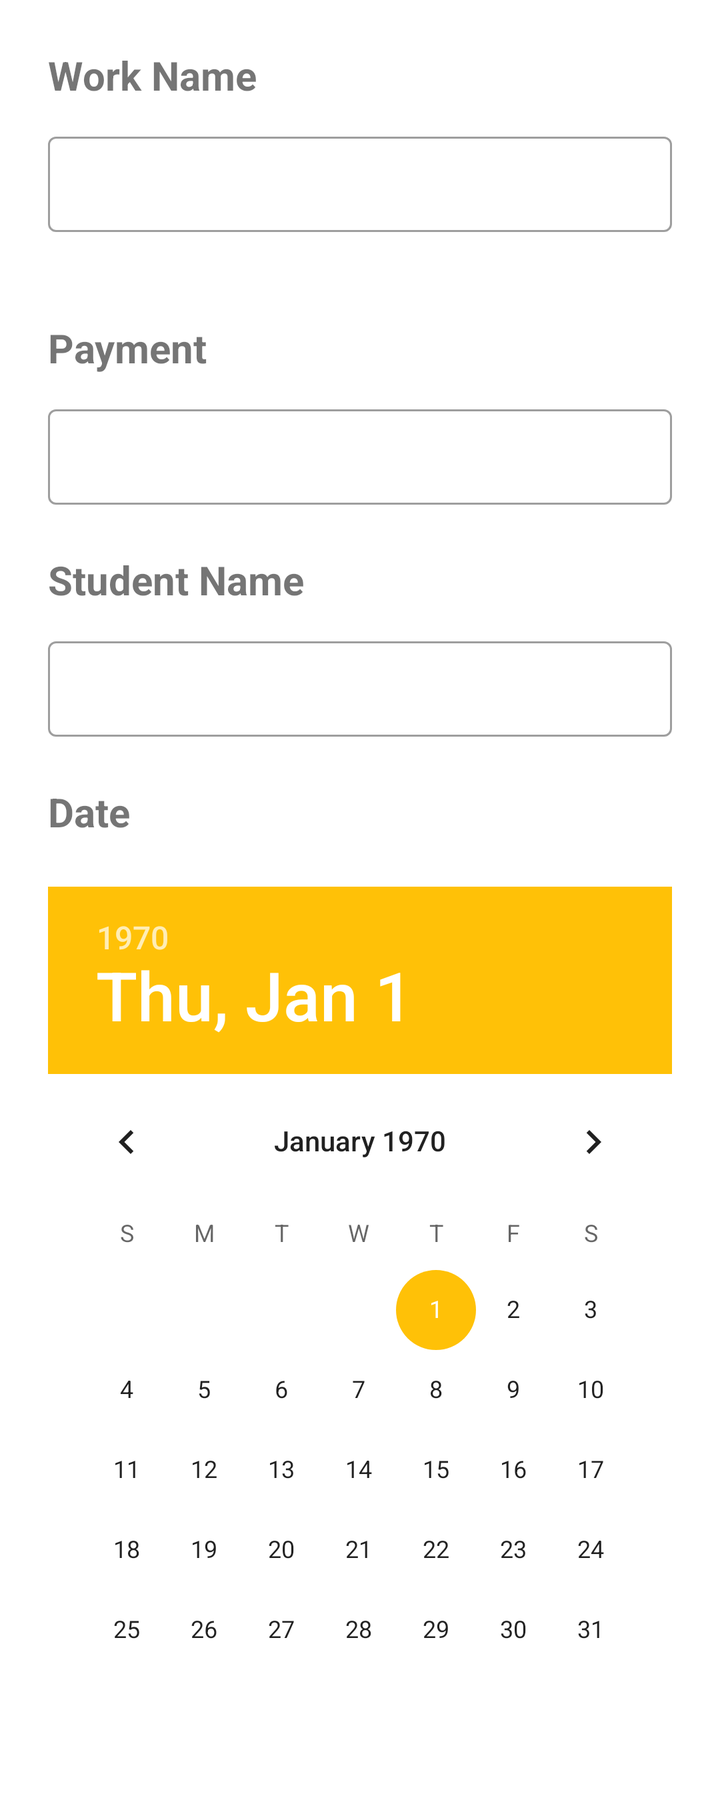
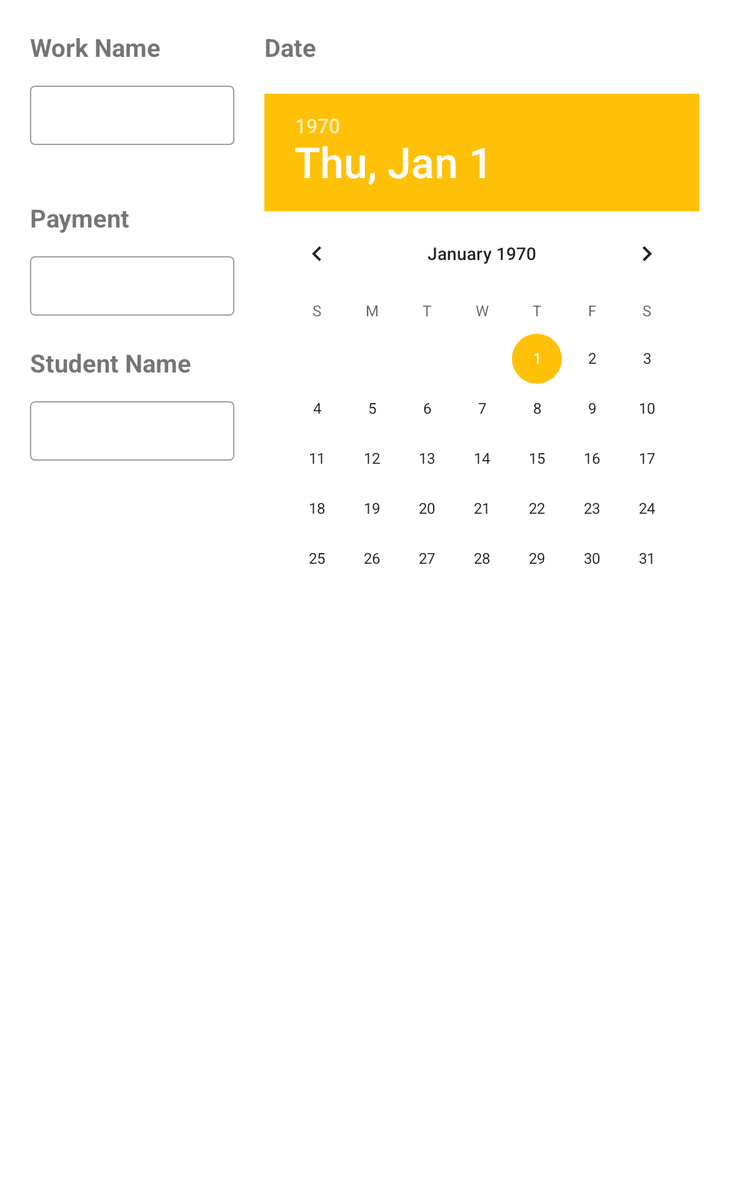

First picture: res/layout/ on a phone held upright. Second picture: the repository's own variant of that layout, on a device whose configuration matches the variant's folder. Source for both follows.
<!-- AndroidManifest.xml: application theme Theme.PaymentPaid -->
<!-- res/layout/activity_add_new_work.xml -->
<?xml version="1.0" encoding="utf-8"?>

<ScrollView xmlns:android="http://schemas.android.com/apk/res/android"
    xmlns:app="http://schemas.android.com/apk/res-auto"
    xmlns:tools="http://schemas.android.com/tools"
    android:layout_width="match_parent"
    android:layout_height="match_parent"
    android:layout_gravity="center"
    android:layout_margin="12dp"
    tools:context=".presentation.activities.WorkDetailsActivity">

    <androidx.constraintlayout.widget.ConstraintLayout
        android:layout_width="match_parent"
        android:layout_height="wrap_content">

        <LinearLayout
            android:layout_width="match_parent"
            android:layout_height="match_parent"
            android:layout_centerInParent="true"
            android:orientation="vertical"
            app:layout_constraintBottom_toBottomOf="parent"
            app:layout_constraintEnd_toEndOf="parent"
            app:layout_constraintStart_toStartOf="parent"
            app:layout_constraintTop_toTopOf="parent">

            <TextView
                android:layout_width="match_parent"
                android:layout_height="wrap_content"
                android:layout_gravity="center"
                android:layout_margin="12dp"
                android:text="@string/hint_work_name"
                android:textSize="20sp"
                android:textStyle="bold" />

            <com.google.android.material.textfield.TextInputLayout
                android:id="@+id/tilWorkName"
                style="@style/Widget.MaterialComponents.TextInputLayout.OutlinedBox.Dense"
                android:layout_width="match_parent"
                android:layout_height="wrap_content"
                app:errorEnabled="true">

                <com.google.android.material.textfield.TextInputEditText
                    android:layout_width="match_parent"
                    android:layout_height="wrap_content"
                    android:layout_margin="12dp"
                    android:maxLines="1" />
            </com.google.android.material.textfield.TextInputLayout>


            <TextView
                android:layout_width="match_parent"
                android:layout_height="wrap_content"
                android:layout_margin="12dp"
                android:text="@string/hint_payment"
                android:textSize="20sp"
                android:textStyle="bold" />

            <com.google.android.material.textfield.TextInputLayout
                android:id="@+id/tilPayment"
                style="@style/Widget.MaterialComponents.TextInputLayout.OutlinedBox.Dense"
                android:layout_width="match_parent"
                android:layout_height="wrap_content">

                <com.google.android.material.textfield.TextInputEditText
                    android:layout_width="match_parent"
                    android:layout_height="wrap_content"
                    android:layout_margin="12dp"
                    android:inputType="numberDecimal"
                    android:maxLines="1" />
            </com.google.android.material.textfield.TextInputLayout>


            <TextView
                android:layout_width="match_parent"
                android:layout_height="wrap_content"
                android:layout_margin="12dp"
                android:text="@string/hint_student_name"
                android:textSize="20sp"
                android:textStyle="bold" />

            <com.google.android.material.textfield.TextInputLayout
                android:id="@+id/tilStudentName"
                style="@style/Widget.MaterialComponents.TextInputLayout.OutlinedBox.Dense"
                android:layout_width="match_parent"
                android:layout_height="wrap_content">

                <com.google.android.material.textfield.TextInputEditText
                    android:layout_width="match_parent"
                    android:layout_height="wrap_content"
                    android:layout_margin="12dp"
                    android:maxLines="1" />
            </com.google.android.material.textfield.TextInputLayout>


            <TextView
                android:layout_width="match_parent"
                android:layout_height="wrap_content"
                android:layout_margin="12dp"
                android:text="@string/hint_date"
                android:textSize="20sp"
                android:textStyle="bold" />


            <DatePicker
                android:id="@+id/dpDate"
                android:layout_width="wrap_content"
                android:layout_height="wrap_content"
                android:layout_margin="12dp"
                android:calendarViewShown="true"
                android:datePickerMode="calendar"
                android:spinnersShown="false" />
        </LinearLayout>
    </androidx.constraintlayout.widget.ConstraintLayout>
</ScrollView>
<!-- resources referenced by this layout -->
<resources>
  <string name="hint_date">Date</string>
  <string name="hint_payment">Payment</string>
  <string name="hint_student_name">Student Name</string>
  <string name="hint_work_name">Work Name</string>
  <style name="Theme.PaymentPaid" parent="Theme.MaterialComponents.DayNight">
          
          <item name="colorPrimary">@color/material_green_medium</item>
          <item name="colorPrimaryVariant">@color/material_dark_green_dark</item>
          <item name="colorOnPrimary">@color/material_white</item>
          
          <item name="colorSecondary">@color/material_orange_light</item>
          <item name="colorSecondaryVariant">@color/material_orange_light</item>
          <item name="colorOnSecondary">@color/material_black</item>
          
          <item name="android:statusBarColor" tools:targetApi="l">?android:colorBackground</item>
          
          <item name="android:navigationBarColor">?android:colorBackground</item>
          
          <item name="android:windowLightStatusBar">true</item>
  
          
          <item name="colorNavigationItem">@color/menu_item_color_state</item>
          <item name="colorNavigationItemSelected">@color/material_white</item>
          <item name="actionBarStyle">@style/MyActionBar</item>
          <item name="drawableNavigationItemBackground">@drawable/menu_background_color_state</item>
      </style>
  <color name="material_green_medium">#ff4caf50</color>
  <color name="material_dark_green_dark">#ff388e3c</color>
  <color name="material_white">#FFFFFFFF</color>
  <color name="material_orange_light">#ffffc107</color>
  <color name="material_black">#FF212121</color>
  <style name="MyActionBar" parent="@style/Widget.AppCompat.Light.ActionBar">
          <item name="android:background">@color/material_white</item>
          <item name="backgroundColor">@color/material_white</item>
          <item name="android:textColor">@color/material_black</item>
      </style>
  <!-- drawable menu_background_color_state (drawable) -->
  <?xml version="1.0" encoding="utf-8"?>
  
  <selector xmlns:android="http://schemas.android.com/apk/res/android">
      <item android:drawable="@color/material_green_medium" android:state_checked="true" />
  </selector>
</resources>
<!-- res/layout-sw600dp/activity_add_new_work.xml (the repository's variant of the layout above) -->
<!-- drawn on a 7-inch tablet held upright -->
<?xml version="1.0" encoding="utf-8"?>
<ScrollView xmlns:android="http://schemas.android.com/apk/res/android"
    xmlns:app="http://schemas.android.com/apk/res-auto"
    xmlns:tools="http://schemas.android.com/tools"
    android:layout_width="match_parent"
    android:layout_height="match_parent"
    android:layout_gravity="center"
    android:layout_margin="12dp"
    tools:context=".presentation.activities.WorkDetailsActivity">

    <androidx.constraintlayout.widget.ConstraintLayout
        android:layout_width="match_parent"
        android:layout_height="wrap_content">

        <LinearLayout
            android:layout_width="match_parent"
            android:layout_height="match_parent"
            android:orientation="horizontal"
            android:baselineAligned="false">


            <LinearLayout
                android:layout_width="wrap_content"
                android:layout_height="match_parent"
                android:layout_weight="65"
                android:orientation="vertical"
                app:layout_constraintBottom_toBottomOf="parent"
                app:layout_constraintEnd_toEndOf="parent"
                app:layout_constraintStart_toStartOf="parent"
                app:layout_constraintTop_toTopOf="parent">

                <TextView
                    android:layout_width="match_parent"
                    android:layout_height="wrap_content"
                    android:layout_gravity="center"
                    android:layout_margin="12dp"
                    android:text="@string/hint_work_name"
                    android:textSize="20sp"
                    android:textStyle="bold" />

                <com.google.android.material.textfield.TextInputLayout
                    android:id="@+id/tilWorkName"
                    style="@style/Widget.MaterialComponents.TextInputLayout.OutlinedBox.Dense"
                    android:layout_width="match_parent"
                    android:layout_height="wrap_content"
                    app:errorEnabled="true">

                    <com.google.android.material.textfield.TextInputEditText
                        android:layout_width="match_parent"
                        android:layout_height="wrap_content"
                        android:layout_margin="12dp"
                        android:maxLines="1" />
                </com.google.android.material.textfield.TextInputLayout>


                <TextView
                    android:layout_width="match_parent"
                    android:layout_height="wrap_content"
                    android:layout_margin="12dp"
                    android:text="@string/hint_payment"
                    android:textSize="20sp"
                    android:textStyle="bold" />

                <com.google.android.material.textfield.TextInputLayout
                    android:id="@+id/tilPayment"
                    style="@style/Widget.MaterialComponents.TextInputLayout.OutlinedBox.Dense"
                    android:layout_width="match_parent"
                    android:layout_height="wrap_content">

                    <com.google.android.material.textfield.TextInputEditText
                        android:layout_width="match_parent"
                        android:layout_height="wrap_content"
                        android:layout_margin="12dp"
                        android:inputType="numberDecimal"
                        android:maxLines="1" />
                </com.google.android.material.textfield.TextInputLayout>


                <TextView
                    android:layout_width="match_parent"
                    android:layout_height="wrap_content"
                    android:layout_margin="12dp"
                    android:text="@string/hint_student_name"
                    android:textSize="20sp"
                    android:textStyle="bold" />

                <com.google.android.material.textfield.TextInputLayout
                    android:id="@+id/tilStudentName"
                    style="@style/Widget.MaterialComponents.TextInputLayout.OutlinedBox.Dense"
                    android:layout_width="match_parent"
                    android:layout_height="wrap_content">

                    <com.google.android.material.textfield.TextInputEditText
                        android:layout_width="match_parent"
                        android:layout_height="wrap_content"
                        android:layout_margin="12dp"
                        android:maxLines="1" />
                </com.google.android.material.textfield.TextInputLayout>


            </LinearLayout>


            <LinearLayout
                android:layout_width="wrap_content"
                android:layout_height="match_parent"
                android:layout_weight="30"
                android:orientation="vertical">

                <TextView
                    android:layout_width="match_parent"
                    android:layout_height="wrap_content"
                    android:layout_margin="12dp"
                    android:text="@string/hint_date"
                    android:textSize="20sp"
                    android:textStyle="bold" />


                <DatePicker
                    android:id="@+id/dpDate"
                    android:layout_width="match_parent"
                    android:layout_height="match_parent"
                    android:layout_margin="12dp"
                    android:calendarViewShown="true"
                    android:datePickerMode="calendar"
                    android:spinnersShown="false" />
            </LinearLayout>

        </LinearLayout>
    </androidx.constraintlayout.widget.ConstraintLayout>
</ScrollView>
